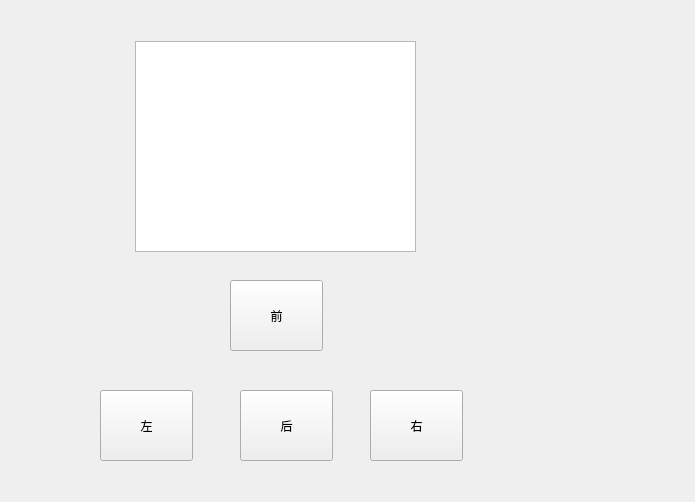
<?xml version="1.0" encoding="UTF-8"?>
<ui version="4.0">
 <class>Form</class>
 <widget class="QWidget" name="Form">
  <property name="geometry">
   <rect>
    <x>0</x>
    <y>0</y>
    <width>695</width>
    <height>502</height>
   </rect>
  </property>
  <property name="windowTitle">
   <string>Form</string>
  </property>
  <widget class="QPushButton" name="pushButton_font">
   <property name="geometry">
    <rect>
     <x>230</x>
     <y>280</y>
     <width>93</width>
     <height>71</height>
    </rect>
   </property>
   <property name="text">
    <string>前</string>
   </property>
  </widget>
  <widget class="QPushButton" name="pushButton_back">
   <property name="geometry">
    <rect>
     <x>240</x>
     <y>390</y>
     <width>93</width>
     <height>71</height>
    </rect>
   </property>
   <property name="text">
    <string>后</string>
   </property>
  </widget>
  <widget class="QPushButton" name="pushButton_right">
   <property name="geometry">
    <rect>
     <x>370</x>
     <y>390</y>
     <width>93</width>
     <height>71</height>
    </rect>
   </property>
   <property name="text">
    <string>右</string>
   </property>
  </widget>
  <widget class="QPushButton" name="pushButton_left">
   <property name="geometry">
    <rect>
     <x>100</x>
     <y>390</y>
     <width>93</width>
     <height>71</height>
    </rect>
   </property>
   <property name="text">
    <string>左</string>
   </property>
  </widget>
  <widget class="QTextBrowser" name="textBrowser">
   <property name="geometry">
    <rect>
     <x>135</x>
     <y>41</y>
     <width>281</width>
     <height>211</height>
    </rect>
   </property>
  </widget>
 </widget>
 <resources/>
 <connections>
  <connection>
   <sender>pushButton_font</sender>
   <signal>clicked()</signal>
   <receiver>Form</receiver>
   <slot>font()</slot>
   <hints>
    <hint type="sourcelabel">
     <x>293</x>
     <y>318</y>
    </hint>
    <hint type="destinationlabel">
     <x>439</x>
     <y>311</y>
    </hint>
   </hints>
  </connection>
  <connection>
   <sender>pushButton_left</sender>
   <signal>clicked()</signal>
   <receiver>Form</receiver>
   <slot>left()</slot>
   <hints>
    <hint type="sourcelabel">
     <x>147</x>
     <y>431</y>
    </hint>
    <hint type="destinationlabel">
     <x>72</x>
     <y>428</y>
    </hint>
   </hints>
  </connection>
  <connection>
   <sender>pushButton_back</sender>
   <signal>clicked()</signal>
   <receiver>Form</receiver>
   <slot>back()</slot>
   <hints>
    <hint type="sourcelabel">
     <x>306</x>
     <y>428</y>
    </hint>
    <hint type="destinationlabel">
     <x>317</x>
     <y>467</y>
    </hint>
   </hints>
  </connection>
  <connection>
   <sender>pushButton_right</sender>
   <signal>clicked()</signal>
   <receiver>Form</receiver>
   <slot>right()</slot>
   <hints>
    <hint type="sourcelabel">
     <x>443</x>
     <y>415</y>
    </hint>
    <hint type="destinationlabel">
     <x>485</x>
     <y>425</y>
    </hint>
   </hints>
  </connection>
 </connections>
 <slots>
  <slot>font()</slot>
  <slot>left()</slot>
  <slot>back()</slot>
  <slot>right()</slot>
 </slots>
</ui>
